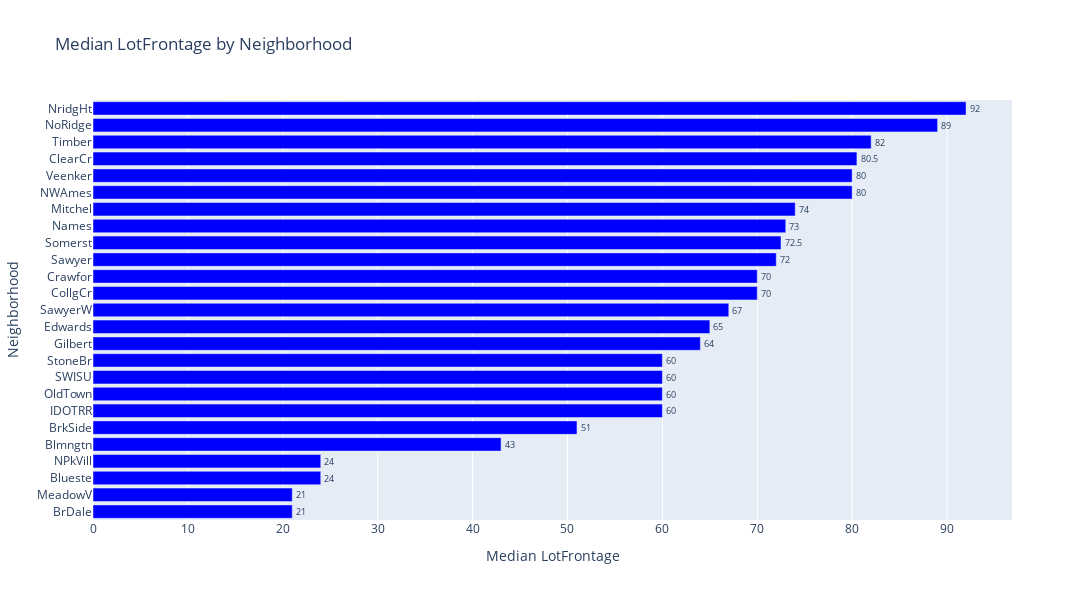

Here is the notebook cell this chart was saved with:
### Markdown cell above
LotFrontage: Linear feet of street connected to property => fill na with meadian per neigborhood, bc they rarely differ

### Code cell
median_vals = (
    data_cleaned.groupby("Neighborhood", as_index=False)["LotFrontage"].median()
)

fig = px.bar(
    median_vals,
    x="LotFrontage",
    y="Neighborhood",
    orientation="h",
    color_discrete_sequence=["blue"],
    title="Median LotFrontage by Neighborhood",
    text="LotFrontage" 
)

fig.update_traces(textposition="outside")

fig.update_layout(
    width=1200,
    height=600,
    yaxis=dict(categoryorder="total ascending"),
    xaxis_title="Median LotFrontage",
    yaxis_title="Neighborhood"
)

fig.show()

### Figure 1 — Plotly figure (JSON) as saved in the notebook; plotly's stock layout.template omitted (floating-point values rounded to 4 significant figures)
{"data": [{"hovertemplate": "LotFrontage=%{text}<br>Neighborhood=%{y}<extra></extra>", "legendgroup": "", "marker": {"color": "blue", "pattern": {"shape": ""}}, "name": "", "orientation": "h", "showlegend": false, "text": [43.0, 24.0, 21.0, 51.0, 80.5, 70.0, 70.0, 65.0, 64.0, 60.0, 21.0, 74.0, 24.0, 80.0, 73.0, 89.0, 92.0, 60.0, 60.0, 72.0, 67.0, 72.5, 60.0, 82.0, 80.0], "textposition": "outside", "type": "bar", "x": [43.0, 24.0, 21.0, 51.0, 80.5, 70.0, 70.0, 65.0, 64.0, 60.0, 21.0, 74.0, 24.0, 80.0, 73.0, 89.0, 92.0, 60.0, 60.0, 72.0, 67.0, 72.5, 60.0, 82.0, 80.0], "xaxis": "x", "y": ["Blmngtn", "Blueste", "BrDale", "BrkSide", "ClearCr", "CollgCr", "Crawfor", "Edwards", "Gilbert", "IDOTRR", "MeadowV", "Mitchel", "NPkVill", "NWAmes", "Names", "NoRidge", "NridgHt", "OldTown", "SWISU", "Sawyer", "SawyerW", "Somerst", "StoneBr", "Timber", "Veenker"], "yaxis": "y"}], "layout": {"barmode": "relative", "height": 600, "legend": {"tracegroupgap": 0}, "title": {"text": "Median LotFrontage by Neighborhood"}, "width": 1200, "xaxis": {"anchor": "y", "domain": [0, 1], "title": {"text": "Median LotFrontage"}}, "yaxis": {"anchor": "x", "categoryorder": "total ascending", "domain": [0, 1], "title": {"text": "Neighborhood"}}}}
